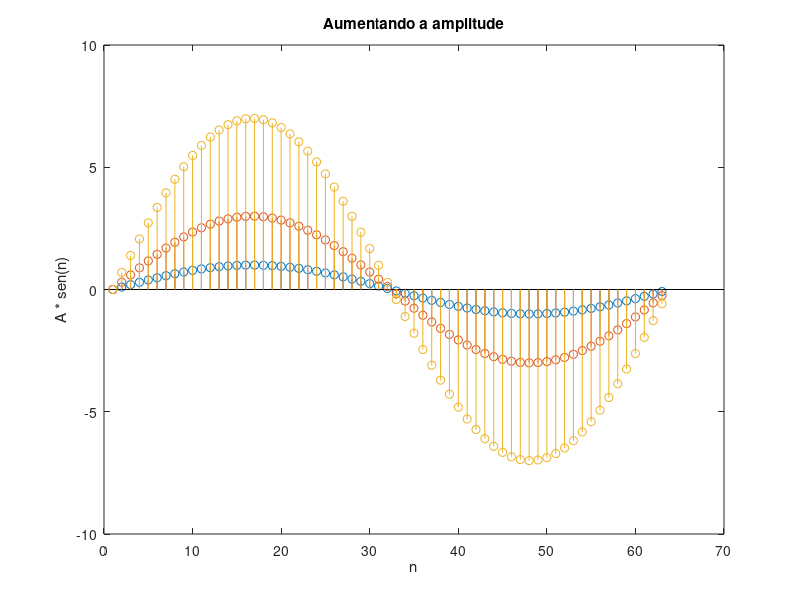

This figure's MATLAB source: (Note: this script raises an error after producing the figure.)
%mudando a escala da amplitude de um sinal
%y[n] = c*x[n]

n = 0:0.1:2*pi;

x1 = sin(n);

x2 = cos(n);

x1_maior = 3 * x1;
x1_maior2 = 7 * x1;

x2_menor = 0.7 * x2;
x2_menor2 = 0.3 * x2;

s = stem([x1' x1_maior' x1_maior2']);
title('Aumentando a amplitude');
xlabel('n');
ylabel('A * sen(n)');
s(1).Color = 'red';
s(2).Color = 'blue';
s(3).Color = 'black';
s(2).LineStyle = '--';
s(3).LineStyle = '--';

figure, s = stem([x2', x2_menor', x2_menor2']);
%figure, p = plot(n, x2, n, x2_menor, n, x2_menor2);
title('Diminuindo a amplitude');
xlabel('n');
ylabel('A * cos(n)');
s(1).Color = 'red';
s(2).Color = 'blue';
s(3).Color = 'black';
s(2).LineStyle = '--';
s(3).LineStyle = '--';